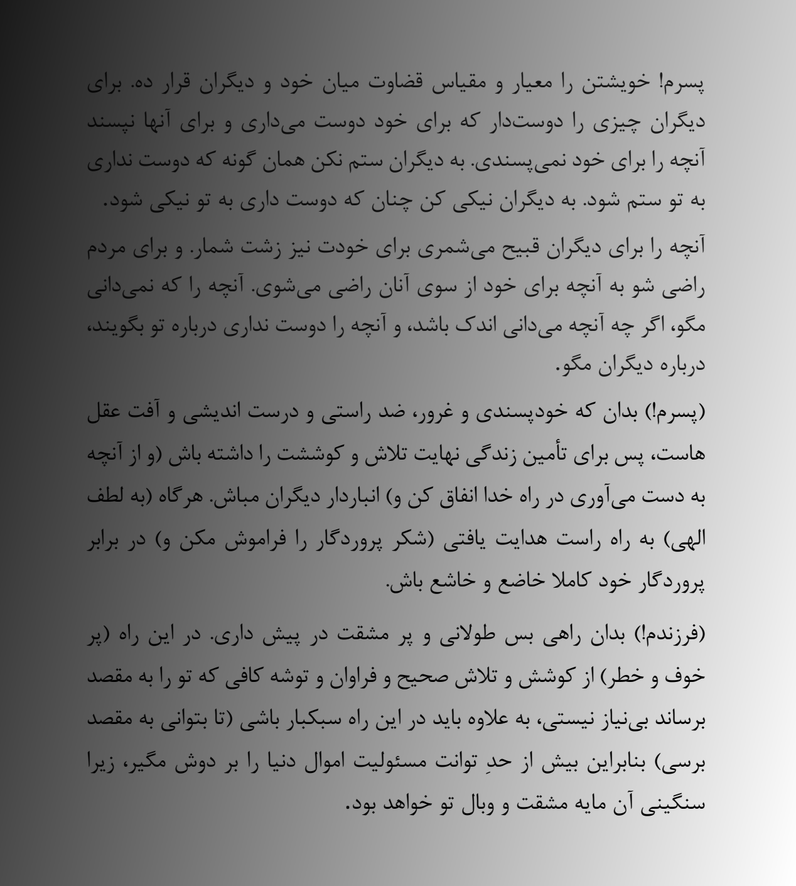
#> input picture HW5/Q3/assets/doc_shadow.png, 796 x 886 px, shrunk from 1268 x 1411 before the run
$ python app.py
#> lines starting #> are read from the running program, lines starting #| are printed output that depends on the picture; after the words box and inside, x2 and y2 are one past the last pixel; in counts of white or black regions, pixels touching at a corner belong together
import cv2 as cv
import numpy as np
from matplotlib import pyplot as plt

#read image
img = cv.imread('assets/doc_shadow.png', cv.IMREAD_GRAYSCALE)
#> img is the input picture: shape (886, 796); min 0, max 255, mean 135.1
#blur image
blurred = cv.medianBlur(img,5)
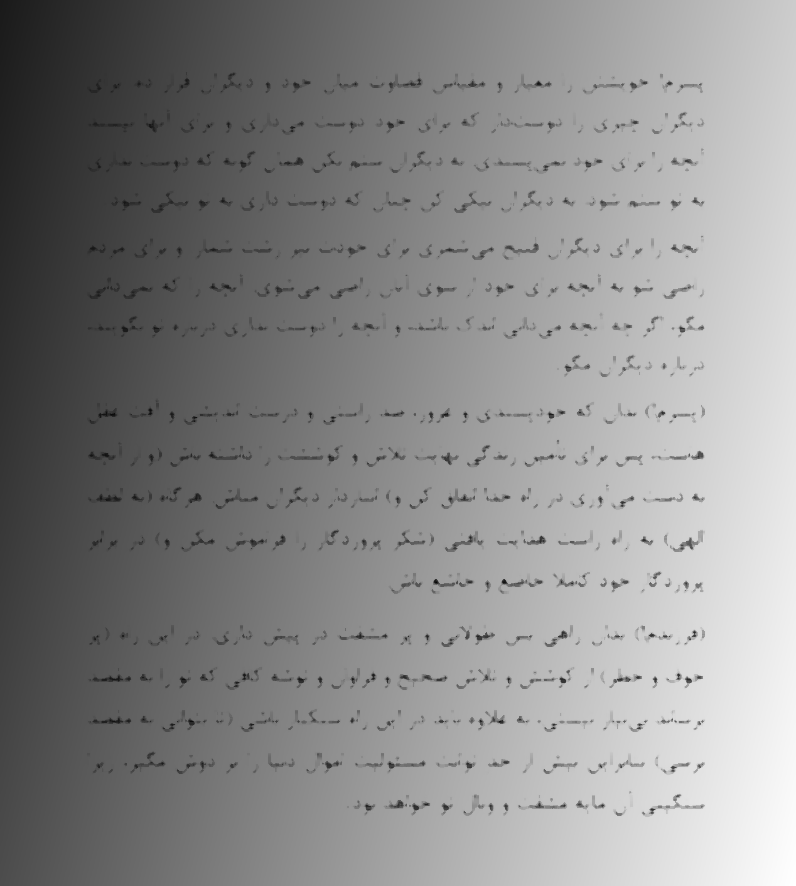
#> blurred: shape (886, 796); min 5, max 255, mean 138.2

# normal thresholding
ret,thresh1 = cv.threshold(img,127,255,cv.THRESH_BINARY)
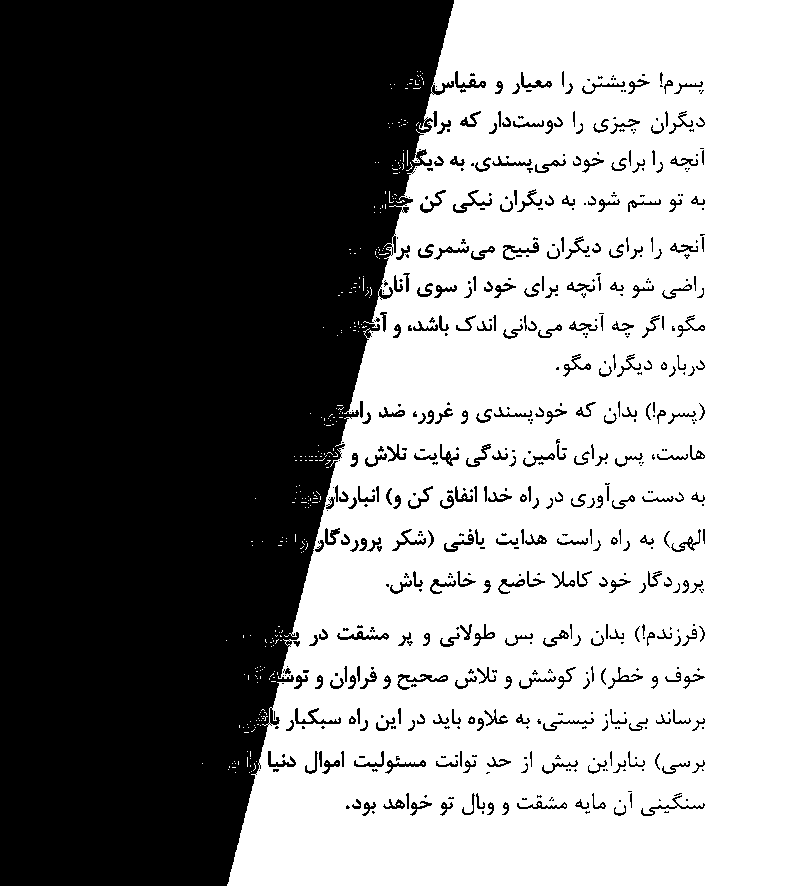
#> thresh1: shape (886, 796); 53.9% white; 589 black regions (265 under 20 px), largest, box (x1, y1, x2, y2) and area: (0, 0, 454, 886) 302042, (397, 674, 448, 690) 238, (295, 708, 341, 724) 226
ret,thresh2 = cv.threshold(img,127,255,cv.THRESH_BINARY_INV)
ret,thresh3 = cv.threshold(img,127,255,cv.THRESH_TOZERO)
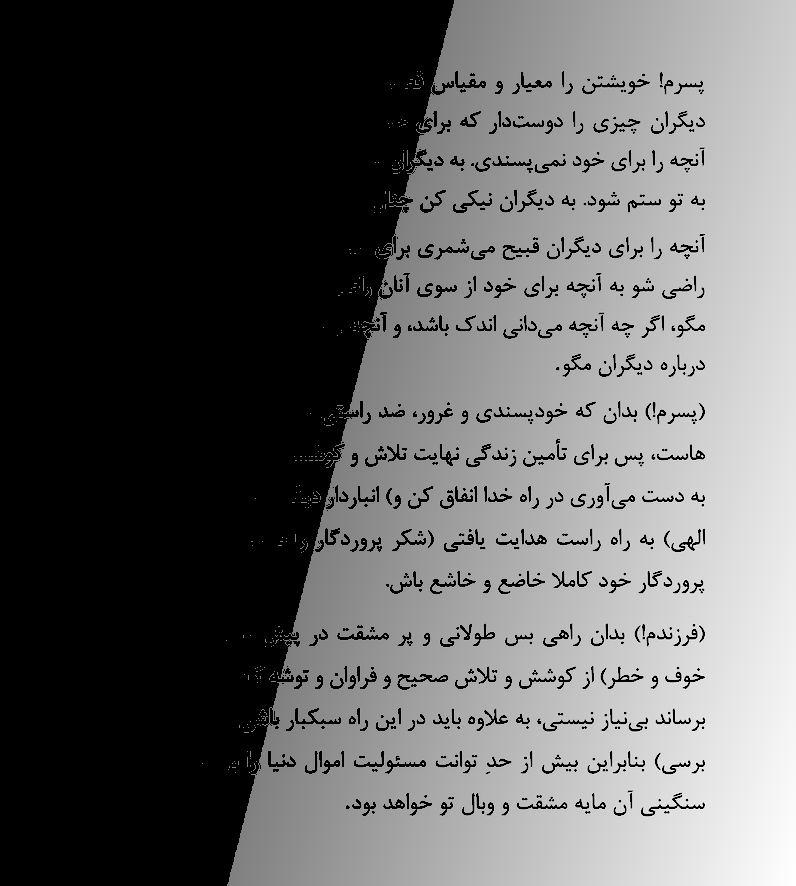
#> thresh3: shape (886, 796); min 0, max 255, mean 97
ret,thresh4 = cv.threshold(img,127,255,cv.THRESH_TOZERO_INV)
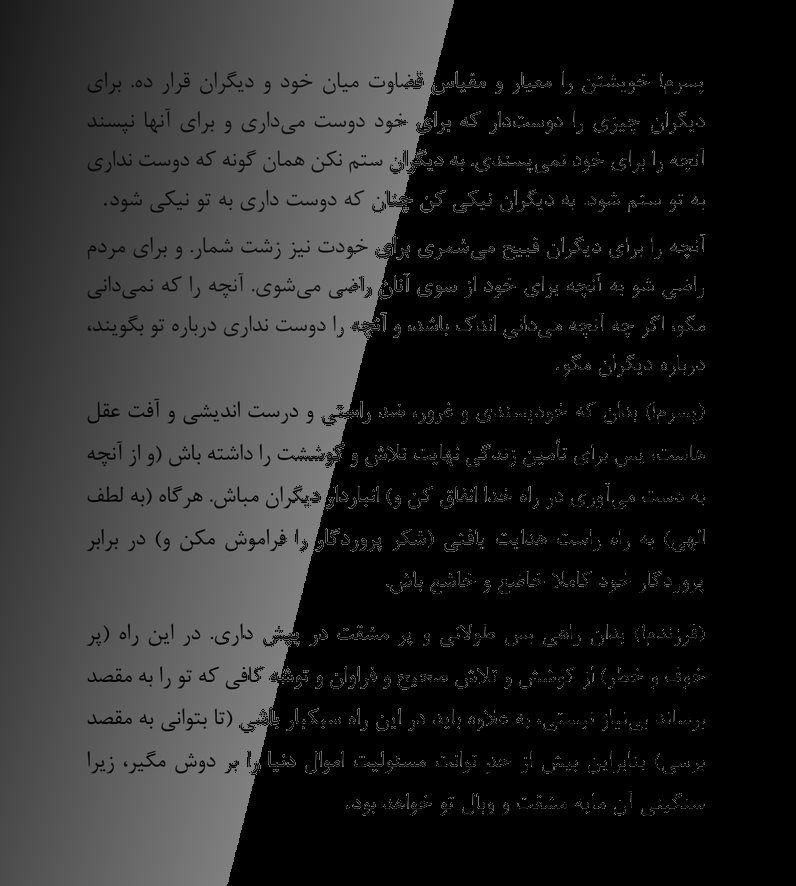
#> thresh4: shape (886, 796); min 0, max 127, mean 38.1

# adaptive thresholding
thresh5 = cv.adaptiveThreshold(blurred,255,cv.ADAPTIVE_THRESH_MEAN_C,\
            cv.THRESH_BINARY,11,2)
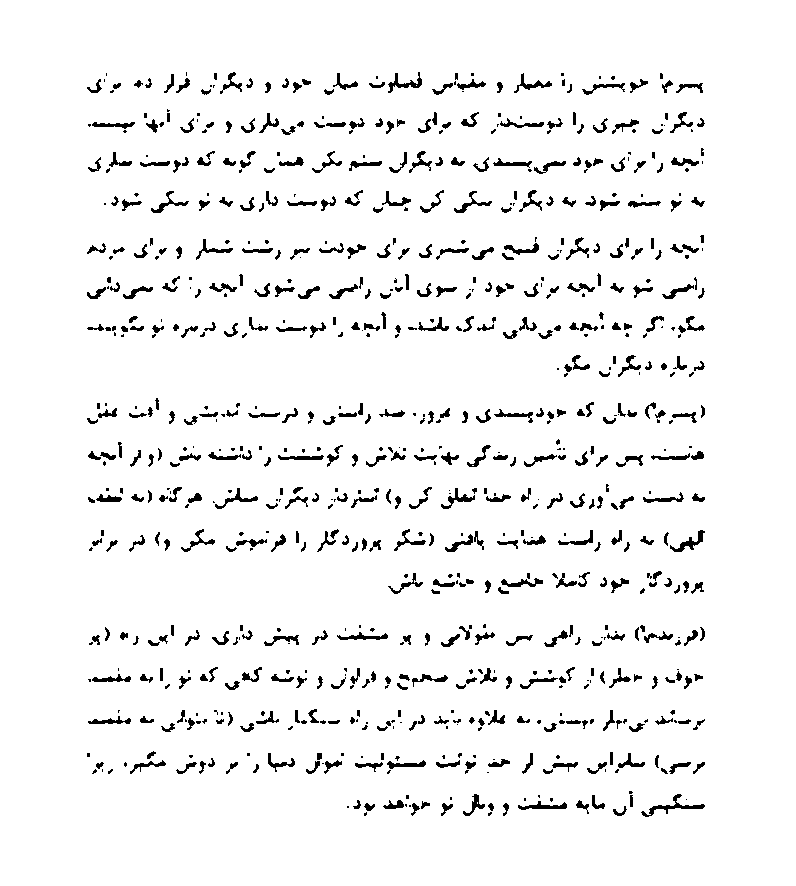
#> thresh5: shape (886, 796); 95% white; 804 black regions (302 under 20 px), largest, box (x1, y1, x2, y2) and area: (641, 794, 705, 817) 301, (670, 530, 705, 552) 223, (388, 72, 422, 93) 218
thresh6 = cv.adaptiveThreshold(blurred,255,cv.ADAPTIVE_THRESH_GAUSSIAN_C,\
            cv.THRESH_BINARY,11,2)
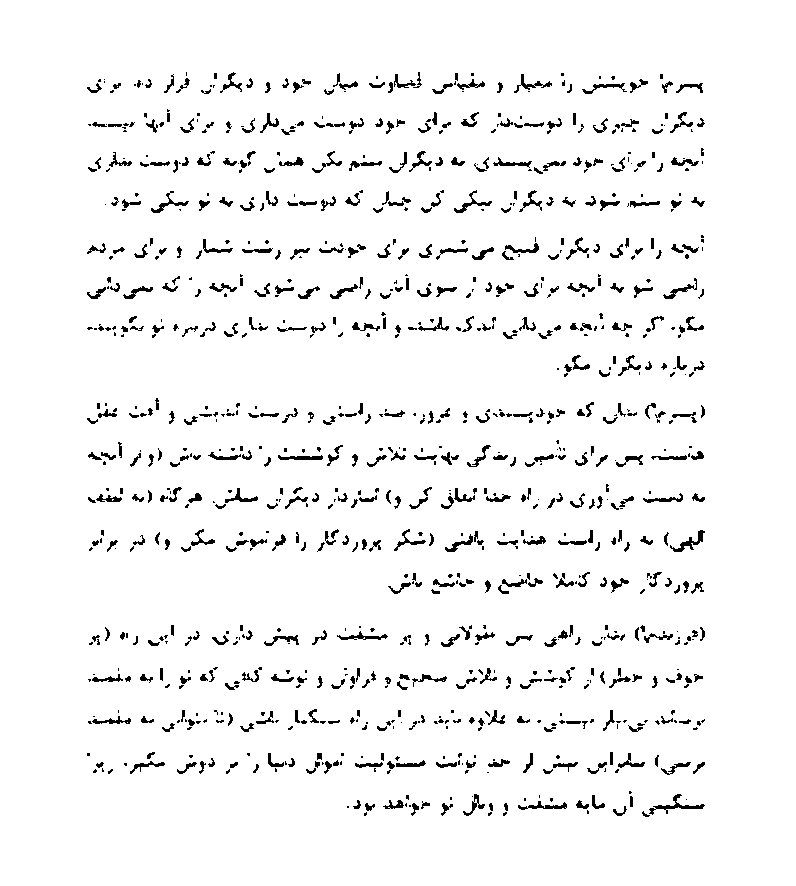
#> thresh6: shape (886, 796); 95.5% white; black in thin lines or dots, all inside (x1, y1, x2, y2) = (87, 72, 705, 817)

titles = ['BINARY','BINARY_INV','TOZERO','TOZERO_INV',
'Adaptive Mean Thresholding', 'Adaptive Gaussian Thresholding']

images = [thresh1, thresh2, thresh3, thresh4, thresh5, thresh6]

for i in range(6):
    plt.subplot(3,2,i+1),plt.imshow(images[i])
    plt.title(titles[i])
    plt.xticks([]),plt.yticks([])
plt.show()
